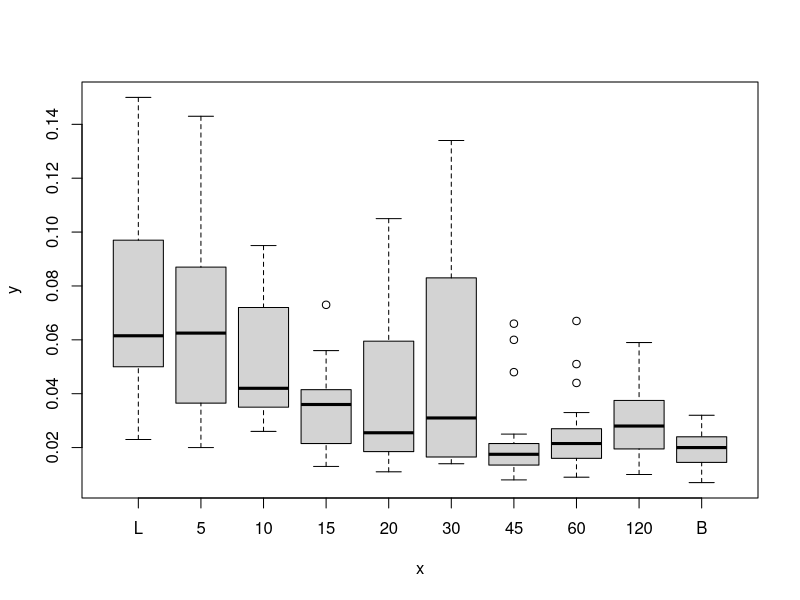
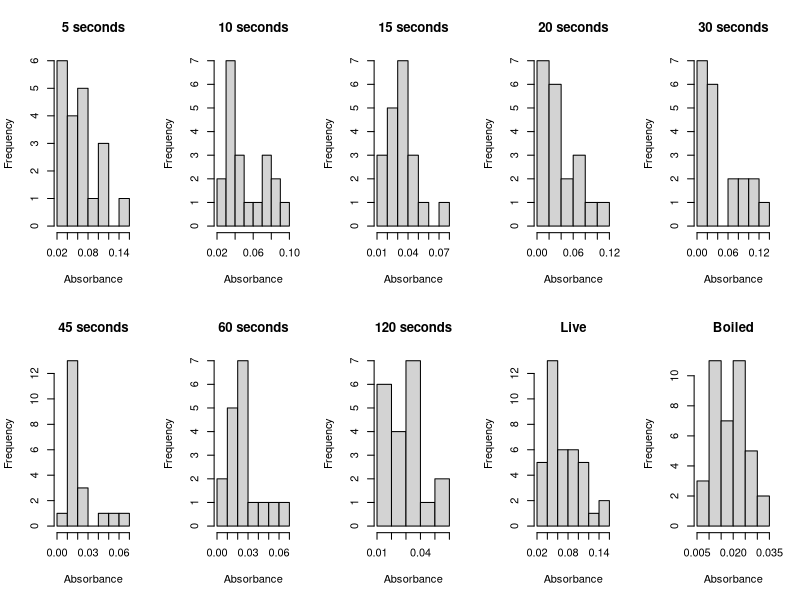
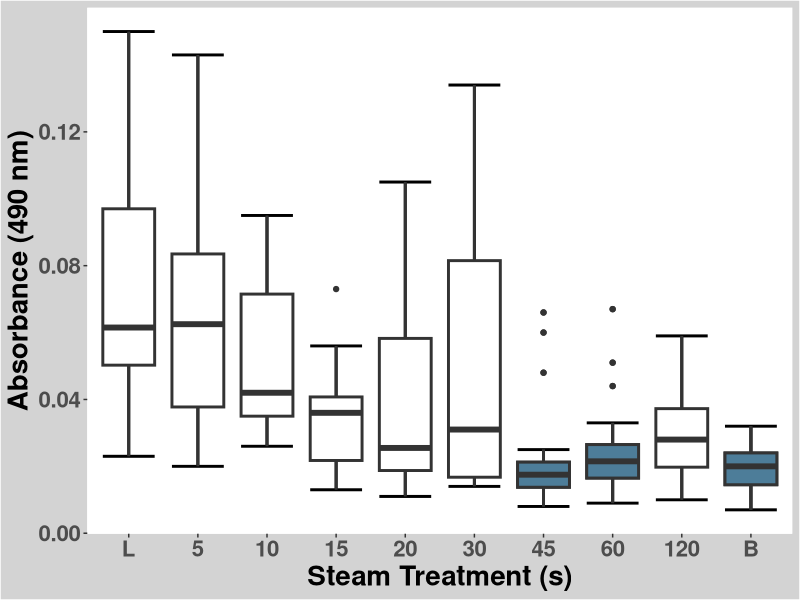
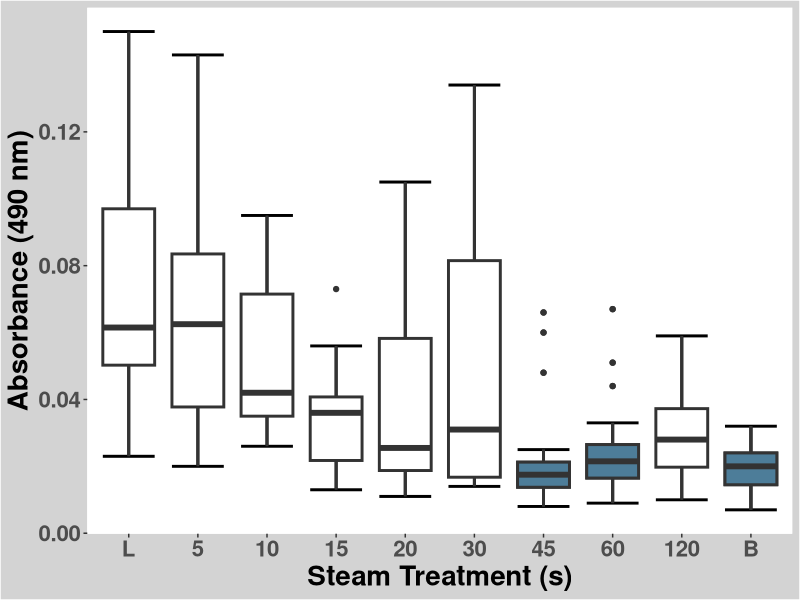
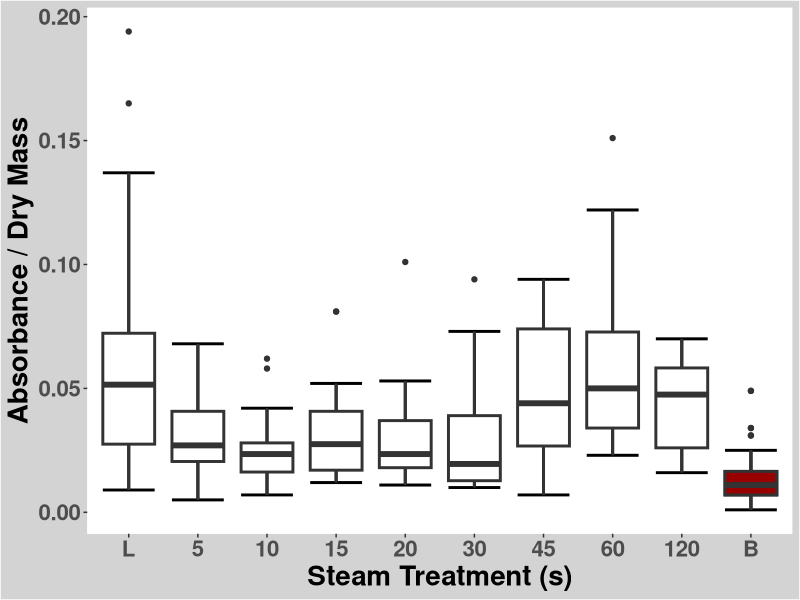
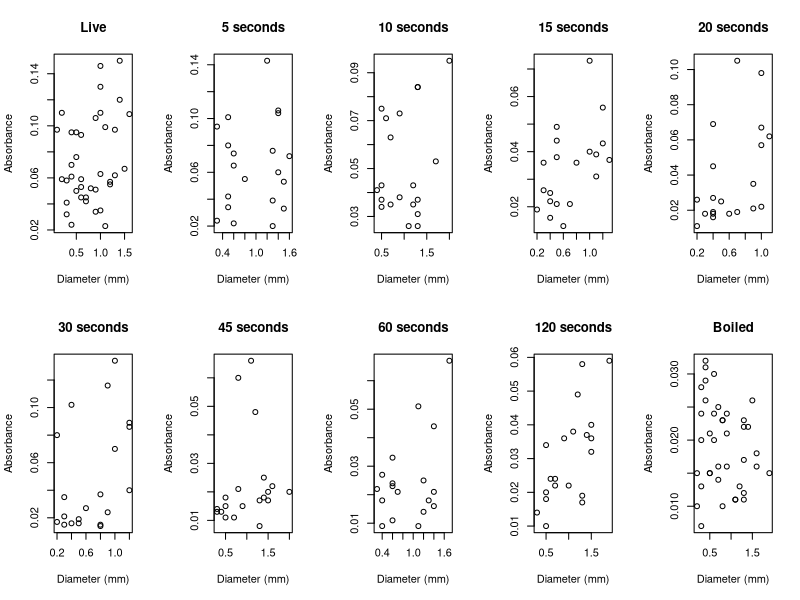
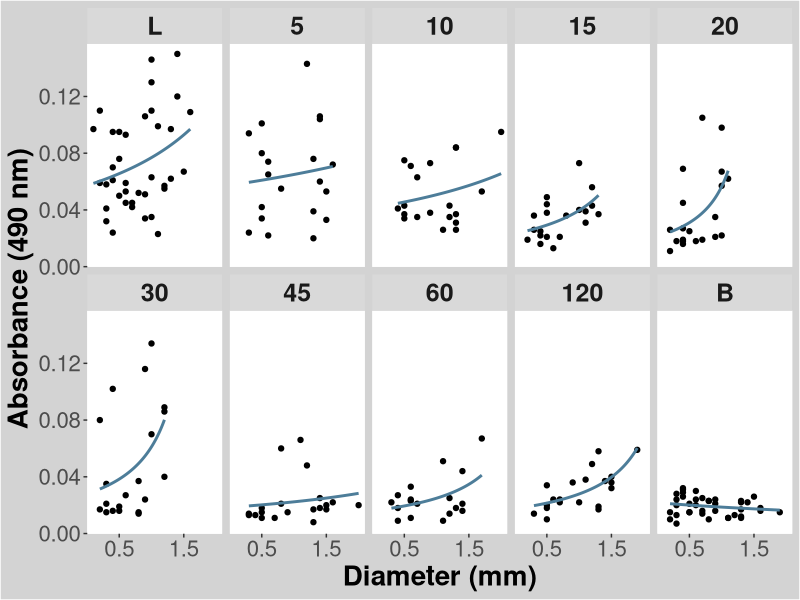
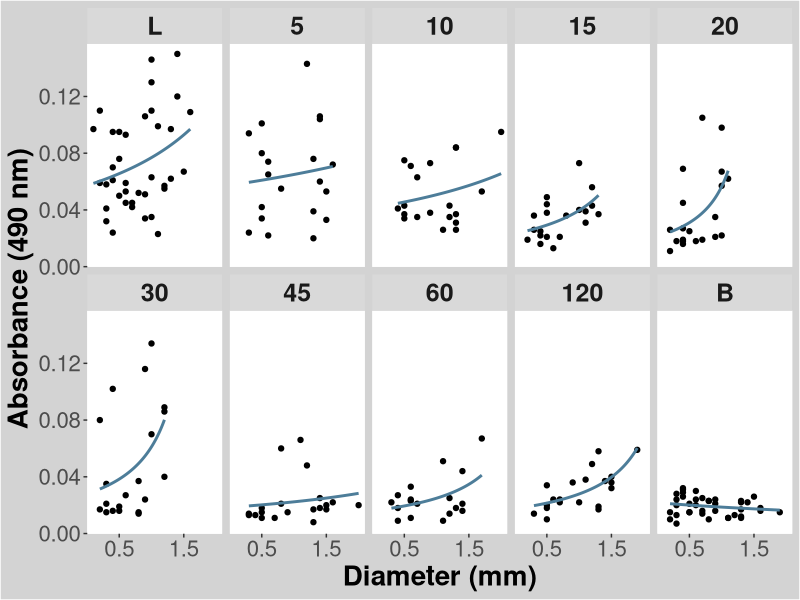

Write R code to recreate these figures, in order.
## ---- chunk 1
knitr::opts_chunk$set(echo = TRUE)
## ---- chunk 2
#Call necessary libraries
library(ggplot2)
library(car)
library(lme4)
## ---- chunk 3
#Read in csv file and delete empty columns
all_peas = read.csv(file = "../data/FinalDataPeas.csv", header = TRUE)

head(all_peas)
all_peas = all_peas[,-c(14:19)]

colnames(all_peas)
nrow(all_peas)
## ---- chunk 4
#Remove rows of samples eliminated because of experimental mistakes
Sample = match("Smp",colnames(all_peas))
Plant_id = match("Plant", colnames(all_peas))

for(i in nrow(all_peas):1) {
    if(all_peas[i,Sample] == 90 | 
       all_peas[i,Sample] == 91 | 
       all_peas[i,Sample] == 177|
      all_peas[i,Plant_id] == 82) {
          all_peas = all_peas[-i,]
    }
}

nrow(all_peas)
## ---- chunk 5
#Order Treatments
all_peas$Trmt = factor(all_peas$Trmt, 
                       levels = c('L', '5', '10', '15', '20', 
                                  '30', '45', '60', '120', 'B'))
## ---- chunk 6
#Create Numeric Treatments Column for Regressions
all_peas$Time = ifelse(all_peas$Trmt == 'L', 0, ifelse(all_peas$Trmt == 'B', NA, as.numeric(as.character(all_peas$Trmt))))

head(all_peas)
## ---- chunk 7
#Subset Data by Treatment
Trmt_5 = subset(all_peas, all_peas$Trmt == '5')
nrow(Trmt_5)

Trmt_10 = subset(all_peas, all_peas$Trmt == '10')
Trmt_15 = subset(all_peas, all_peas$Trmt == '15')
Trmt_20 = subset(all_peas, all_peas$Trmt == '20')
Trmt_30 = subset(all_peas, all_peas$Trmt == '30')
Trmt_45 = subset(all_peas, all_peas$Trmt == '45')
Trmt_60 = subset(all_peas, all_peas$Trmt == '60')
Trmt_120 = subset(all_peas, all_peas$Trmt == '120')
Trmt_L = subset(all_peas, all_peas$Trmt == 'L')
Trmt_B = subset(all_peas, all_peas$Trmt == 'B')
## ---- chunk 8
#Look at absorbance data of all treatments with mass removed
plot(all_peas$Trmt, all_peas$Abs_Blk)
## ---- chunk 9
#Look at distribution of absorbance data by treatment
par(mfrow = c(2,5))

hist(Trmt_5$Abs_Blk, main = "5 seconds", xlab = "Absorbance")
hist(Trmt_10$Abs_Blk, main = "10 seconds", xlab = "Absorbance")
hist(Trmt_15$Abs_Blk, main = "15 seconds", xlab = "Absorbance")
hist(Trmt_20$Abs_Blk, main = "20 seconds", xlab = "Absorbance")
hist(Trmt_30$Abs_Blk, main = "30 seconds", xlab = "Absorbance")
hist(Trmt_45$Abs_Blk, main = "45 seconds", xlab = "Absorbance")
hist(Trmt_60$Abs_Blk, main = "60 seconds", xlab = "Absorbance")
hist(Trmt_120$Abs_Blk, main = "120 seconds", xlab = "Absorbance")
hist(Trmt_L$Abs_Blk, main = "Live", xlab = "Absorbance")
hist(Trmt_B$Abs_Blk, main = "Boiled", xlab = "Absorbance")
## ---- chunk 10
#Reorder the contrasts so treatments will be compared to boiled controls
all_peas$Trmt = factor(all_peas$Trmt, levels = c('B', 'L', '5', '10', '15', '20',
                                                 '30', '45', '60', '120'))
contrasts(all_peas$Trmt) 

#Create GLM model of the gamma family (because absorbance is > 0 and continuous)
Trmt_model = glm(Abs_Blk ~ Trmt, data = all_peas, family = Gamma())

summary(Trmt_model)
Anova(Trmt_model, type =3)
## ---- chunk 11
#Reorder Treatments
all_peas$Trmt = factor(all_peas$Trmt, levels = c('L', '5', '10', '15', '20',
                                                 '30', '45', '60', '120', 'B'))

#Create aesthetically pleasing boxplot 
    #with treatments significantly different from boiled controls highlighted
pdf('../figs/boxplot.pdf')
final_boxplot = ggplot(all_peas, aes(x = Trmt, y = Abs_Blk)) + 
    stat_boxplot(geom = 'errorbar', lwd =1) + 
    geom_boxplot(lwd = 1) + 
    theme(panel.grid.major = element_blank(), 
          panel.grid.minor = element_blank(), 
          panel.background = element_rect(fill = "white", colour = "white"), 
          plot.background = element_rect(fill = "lightgray"), 
          legend.position ="hidden",
          axis.text = element_text(face = "bold", size = 16),
          axis.title = element_text(face = "bold", size = 20)) +
    xlab("Steam Treatment (s)") +
    ylab("Absorbance (490 nm)") +
    geom_boxplot(data=all_peas[all_peas$Trmt=="B",], aes(x = Trmt, y = Abs_Blk),
                 fill="#4D7D99", lwd = 1) +
    geom_boxplot(data=all_peas[all_peas$Trmt=="45",], aes(x = Trmt, y = Abs_Blk),
                 fill="#4D7D99", lwd = 1) +
    geom_boxplot(data=all_peas[all_peas$Trmt=="60",], aes(x = Trmt, y = Abs_Blk),
                 fill="#4D7D99", lwd = 1)
final_boxplot
## ---- chunk 12
final_boxplot
## ---- chunk 13
#Create GLM model of the gamma family (because absorbance is > 0 and continuous)
all_peas$Trmt = factor(all_peas$Trmt, levels = c('B', 'L', '5', '10', '15', '20',
                                                 '30', '45', '60', '120'))

Mass_model = glm(Abs_Mass ~ Trmt, data = all_peas, family = Gamma())

summary(Mass_model)
Anova(Mass_model, type =3)
## ---- chunk 14
all_peas$Trmt = factor(all_peas$Trmt, levels = c('L', '5', '10', '15', '20',
                                                 '30', '45', '60', '120', 'B'))

#Make aesthetically pleasing mass corrected boxplot
masses_boxplot = ggplot(all_peas, aes(x = Trmt, y = Abs_Mass)) + 
    stat_boxplot(geom = 'errorbar', lwd =1) + 
    geom_boxplot(lwd = 1) + 
    theme(panel.grid.major = element_blank(), 
          panel.grid.minor = element_blank(), 
          panel.background = element_rect(fill = "white", colour = "white"), 
          plot.background = element_rect(fill = "lightgray"), 
          legend.position ="hidden",
          axis.text = element_text(face = "bold", size = 16),
          axis.title = element_text(face = "bold", size = 20)) +
    xlab("Steam Treatment (s)") +
    ylab("Absorbance / Dry Mass") +
    geom_boxplot(data=all_peas[all_peas$Trmt=="B",], aes(x = Trmt, y = Abs_Mass),
                 fill="#990000", lwd = 1)
masses_boxplot
## ---- chunk 15
#Check Significance of Diameter
Diam_model = glm(Abs_Blk ~ Diam, data = all_peas, family = Gamma())

summary(Diam_model)
Anova(Diam_model, type =3)
## ---- chunk 16
#Look at the positive diameter trend by treatment and notice it in live controls
par(mfrow = c(2,5))
plot(Abs_Blk ~ Diam, data = Trmt_L, main = "Live", xlab = "Diameter (mm)", ylab = "Absorbance")
plot(Abs_Blk ~ Diam, data = Trmt_5, main = "5 seconds", xlab = "Diameter (mm)", ylab = "Absorbance")
plot(Abs_Blk ~ Diam, data = Trmt_10, main = "10 seconds", xlab = "Diameter (mm)", ylab = "Absorbance")
plot(Abs_Blk ~ Diam, data = Trmt_15, main = "15 seconds", xlab = "Diameter (mm)", ylab = "Absorbance")
plot(Abs_Blk ~ Diam, data = Trmt_20, main = "20 seconds", xlab = "Diameter (mm)", ylab = "Absorbance")
plot(Abs_Blk ~ Diam, data = Trmt_30, main = "30 seconds", xlab = "Diameter (mm)", ylab = "Absorbance")
plot(Abs_Blk ~ Diam, data = Trmt_45, main = "45 seconds", xlab = "Diameter (mm)", ylab = "Absorbance")
plot(Abs_Blk ~ Diam, data = Trmt_60, main = "60 seconds", xlab = "Diameter (mm)", ylab = "Absorbance")
plot(Abs_Blk ~ Diam, data = Trmt_120, main = "120 seconds", xlab = "Diameter (mm)", ylab = "Absorbance")
plot(Abs_Blk ~ Diam, data = Trmt_B, main = "Boiled", xlab = "Diameter (mm)", ylab = "Absorbance")
## ---- chunk 17
#Check diameter trend of live controls to see it is close to being significant
Diam_Live_model = glm(Abs_Blk ~ Diam, data = Trmt_L, family = Gamma())

summary(Diam_Live_model)
Anova(Diam_Live_model, type =3)
## ---- chunk 18
#Reorder treatments for plotting
all_peas$Trmt = factor(all_peas$Trmt, 
                       levels = c('L', '5', '10', '15', '20', 
                                  '30', '45', '60', '120', 'B'))
## ---- chunk 19
#Make aesthetically pleasing plot of diameter trends with GLM models
pdf('../figs/diam_plot.pdf')
diam_plot = ggplot(all_peas, aes(x=Diam, y=Abs_Blk)) +
    geom_point()  + 
    stat_smooth(method=glm,method.args = list(family = "Gamma"), se=FALSE, 
                color = "#4D7D99") +
    facet_wrap(~ Trmt, nrow = 2) + 
    theme(panel.grid.major = element_blank(), 
          panel.grid.minor = element_blank(), 
          panel.background = element_rect(fill = "white", colour = "white"), 
          plot.background = element_rect(fill = "lightgray"), 
          legend.position ="hidden", 
          strip.text = element_text(face = "bold", size=18),
          axis.title = element_text(face = "bold", size = 20),
          axis.text = element_text(size = 16)) +
    xlab("Diameter (mm)") +
    ylab("Absorbance (490 nm)") +
    scale_x_continuous(breaks=c(0.5, 1.5))
diam_plot
## ---- chunk 20
diam_plot
## ---- chunk 21
#Look for trends in absorbance based on individual plants
boxplot(all_peas$Abs_Blk~ all_peas$Plant)

all_peas$Plant = as.factor(all_peas$Plant)
Plant_model = glm(Abs_Blk~ Plant, data = all_peas, family = Gamma())
Anova(Plant_model)
## ---- chunk 22
#Since plants are tied to treatments, check plant trends within treatments
par(mfrow = c(2,5))
boxplot(Abs_Blk~ Plant, data = Trmt_L, main = "Live")
boxplot(Abs_Blk~ Plant, data = Trmt_5, main = "5 seconds")
boxplot(Abs_Blk~ Plant, data = Trmt_10, main = "10 seconds")
boxplot(Abs_Blk~ Plant, data = Trmt_15, main = "15 seconds")
boxplot(Abs_Blk~ Plant, data = Trmt_20, main = "20 seconds")
boxplot(Abs_Blk~ Plant, data = Trmt_30, main = "30 seconds")
boxplot(Abs_Blk~ Plant, data = Trmt_45, main = "45 seconds")
boxplot(Abs_Blk~ Plant, data = Trmt_60, main = "60 seconds")
boxplot(Abs_Blk~ Plant, data = Trmt_120, main = "120 seconds")
boxplot(Abs_Blk~ Plant, data = Trmt_B, main = "Boiled")
## ---- chunk 23
Live_plant_model =  glm(Abs_Blk~ Plant, data = Trmt_L, family = Gamma())
summary(Live_plant_model)

Boiled_plant_model = glm(Abs_Blk~ Plant, data = Trmt_B, family = Gamma())
summary(Boiled_plant_model)

plant_model_5 = glm(Abs_Blk~ Plant, data = Trmt_5, family = Gamma())
summary(plant_model_5)

plant_model_10 = glm(Abs_Blk~ Plant, data = Trmt_10, family = Gamma())
summary(plant_model_10)

plant_model_15 = glm(Abs_Blk~ Plant, data = Trmt_15, family = Gamma())
summary(plant_model_15)

plant_model_20 = glm(Abs_Blk~ Plant, data = Trmt_20, family = Gamma())
summary(plant_model_20)

plant_model_30 = glm(Abs_Blk~ Plant, data = Trmt_30, family = Gamma())
summary(plant_model_30)

plant_model_45 = glm(Abs_Blk~ Plant, data = Trmt_45, family = Gamma())
summary(plant_model_45)

plant_model_60 = glm(Abs_Blk~ Plant, data = Trmt_60, family = Gamma())
summary(plant_model_60)

plant_model_120 = glm(Abs_Blk~ Plant, data = Trmt_120, family = Gamma())
summary(plant_model_120)

## ---- chunk 24
#Due to plant identity and diameter trends in live controls,
    #Make a mixed effects regression model treating those as random effects

#Remove NAs to make mixed effect model
peas_noboiled = all_peas

Treatment = match("Trmt",colnames(all_peas))

for(i in nrow(all_peas):1) {
    if(all_peas[i,Treatment] == "B") {
          peas_noboiled = peas_noboiled[-i,]
    }
}

nrow(peas_noboiled)

#Make mixed model of time removing plant and diameter
mixed_model = glmer(Abs_Blk~ Time + (1|Plant) + (1|Diam), 
                    family = Gamma, 
                    data = peas_noboiled)
summary(mixed_model)
## ---- chunk 25
#Compare mixed model to normal glm to see lower AIC and BIC values for mixed
unmixed_model = glm(Abs_Blk~ Time, family = Gamma, data = peas_noboiled)
summary(unmixed_model)

anova(mixed_model, unmixed_model)
## ---- chunk 26
#Get fitted values from the model and mean of boiled controls
peas_noboiled$fit = fitted(mixed_model)

boil_mean = mean(Trmt_B$Abs_Blk)
## ---- chunk 27
#Create aesthetically pleasing scatterplot of Absorbance vs. Steam Time
    #Overlay the mixed model in blue
    #Add a dashed line showing the mean of boiled controls
    
pdf('../figs/mixed_model_plot.pdf')
Mixed_model_plot = ggplot(peas_noboiled,aes(x=Time,y=Abs_Blk)) +
    geom_point(size = 2.5, shape = 19) + 
    xlab("Steam Time (s)") +
    ylab("Absorbance (490 nm)") +
    theme(axis.text = element_text(face = "bold", size = 12), 
          axis.title = element_text(face = "bold", size = 20),
          panel.grid.major = element_blank(),
          panel.grid.minor = element_blank(),
          panel.background = element_rect(fill = "white", colour = "white"),
          plot.background = element_rect(fill = "lightgray")) +
    geom_smooth(aes(y=peas_noboiled$fit), color = "#4D7D99", size = 1.5, 
               method="glm",se=FALSE,method.args = list(family = "Gamma")) +
    geom_hline(aes(yintercept = boil_mean), color = "#999999", 
               linetype = "dashed", size = 1.5) +
  scale_x_continuous(breaks=c(0, 5, 10, 15, 20, 30, 45, 60, 120))

Mixed_model_plot
## ---- chunk 28
Mixed_model_plot
## ---- chunk 29
#Create aesthetically pleasing histogram of controls
control_data = rbind(Trmt_L, Trmt_B)

nrow(control_data)
#Reorder treatments for plotting
control_data$Trmt = factor(control_data$Trmt, 
                       levels = c('B','L'))
pdf('../figs/controls_histogram.pdf')
controls_hist = ggplot(data=control_data, aes(x = Abs_Blk)) + 
  geom_histogram(aes(fill = Trmt), breaks=seq(0, 0.15, by=0.0075), colour="black", size = 1.5) +
  scale_fill_manual(values=c("#4D7D99", "#990000"),name="Treatment",
          breaks=c("B", "L"), 
          labels=c("Boiled", "Live")) +
  theme(axis.text = element_text(face = "bold", size = 16), 
          axis.title = element_text(face = "bold", size = 20),
          legend.position = c(0.8, 0.8),
          legend.title = element_text(size=18, face="bold"),
          legend.text = element_text(size = 14),
          panel.grid.major = element_blank(),
          panel.grid.minor = element_blank(),
          panel.background = element_rect(fill = "white", colour = "white"),
          plot.background = element_rect(fill = "lightgray")) +
  xlab("Absorbance (490 nm)") +
  ylab("Count")
  
 

controls_hist
